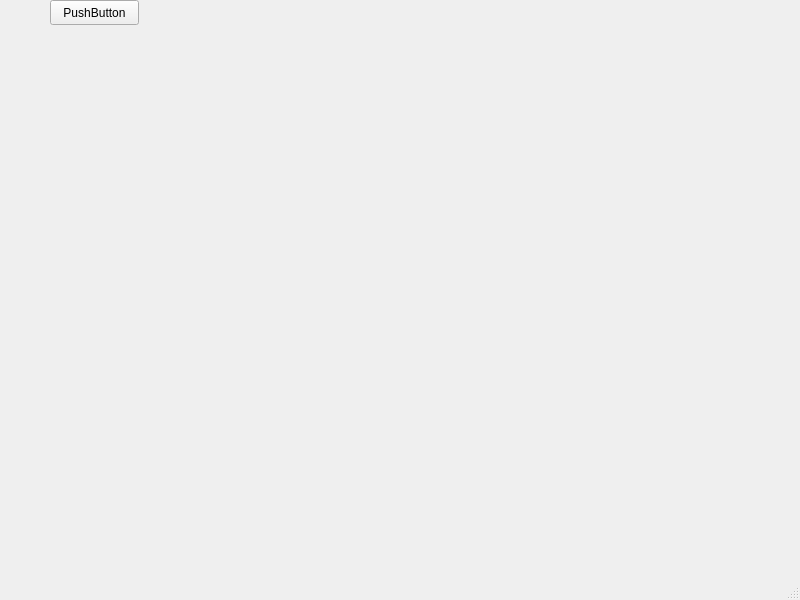
<?xml version="1.0" encoding="UTF-8"?>
<ui version="4.0">
 <class>MainWindow</class>
 <widget class="QMainWindow" name="MainWindow">
  <property name="geometry">
   <rect>
    <x>0</x>
    <y>0</y>
    <width>800</width>
    <height>600</height>
   </rect>
  </property>
  <property name="windowTitle">
   <string>MainWindow</string>
  </property>
  <widget class="QWidget" name="centralwidget">
   <widget class="QPushButton" name="pushButton">
    <property name="geometry">
     <rect>
      <x>50</x>
      <y>0</y>
      <width>89</width>
      <height>25</height>
     </rect>
    </property>
    <property name="text">
     <string>PushButton</string>
    </property>
   </widget>
   <widget class="QWidget" name="gridLayoutWidget">
    <property name="geometry">
     <rect>
      <x>20</x>
      <y>60</y>
      <width>711</width>
      <height>401</height>
     </rect>
    </property>
    <layout class="QGridLayout" name="gridLayout">
     <item row="0" column="0">
      <widget class="QCustomPlot" name="widget" native="true"/>
     </item>
     <item row="0" column="1">
      <widget class="QCustomPlot" name="widget_2" native="true"/>
     </item>
    </layout>
   </widget>
  </widget>
  <widget class="QMenuBar" name="menubar">
   <property name="geometry">
    <rect>
     <x>0</x>
     <y>0</y>
     <width>800</width>
     <height>22</height>
    </rect>
   </property>
  </widget>
  <widget class="QStatusBar" name="statusbar"/>
 </widget>
 <customwidgets>
  <customwidget>
   <class>QCustomPlot</class>
   <extends>QWidget</extends>
   <header>qcustomplot.h</header>
   <container>1</container>
  </customwidget>
 </customwidgets>
 <resources/>
 <connections/>
</ui>
